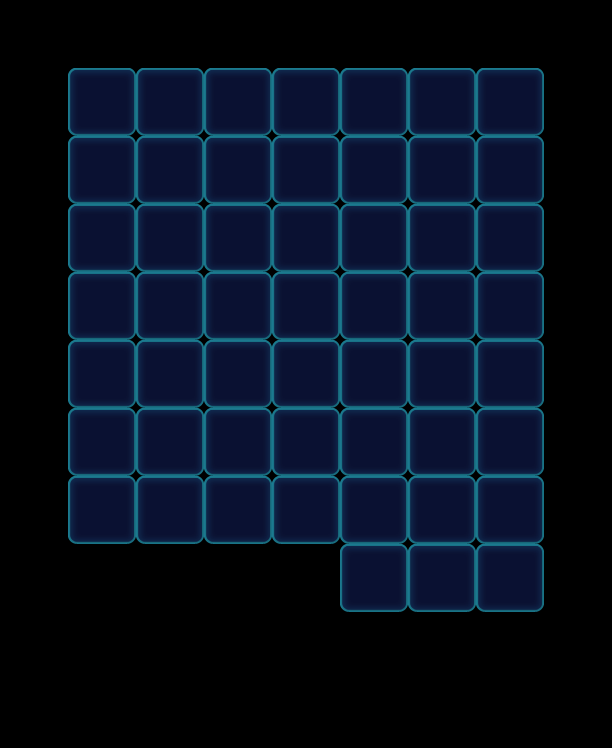

The image is a tile-based game level rendered from a .tmx file. Its description and source (layers, tilesets, objects; grid data summarised) follow:
An orthogonal 9x11 tile map with 68x68 px tiles, 1 tile layer (Valid), 2 tilesets and 31 objects (20x Ice, 7x Factory_Normal, 4x Boss).

<map version="1.0" orientation="orthogonal" width="9" height="11" tilewidth="68" tileheight="68">
 <tileset firstgid="1" name="game_grid1" tilewidth="68" tileheight="68">
  <image source="game_grid1.png" width="68" height="68" />
 </tileset>
 <tileset firstgid="2" name="map" tilewidth="68" tileheight="68">
  <image source="map.png" width="1024" height="1024" />
 </tileset>
 <layer name="Valid" width="9" height="11">
  <data>[99 cells, 52 non-empty, 1 distinct tile ids]</data>
 </layer>
 <objectgroup name="BottomObj" width="9" height="11" />
 <objectgroup name="MiddleObj" width="9" height="11" />
 <objectgroup color="#000000" name="TopObj" width="9" height="11">
  <object name="10" type="Ice" x="204" y="340" width="68" height="68">
   <properties>
    <property name="Layers" value="3" />
   </properties>
  </object>
  <object name="10" type="Ice" x="136" y="340" width="68" height="68">
   <properties>
    <property name="Layers" value="3" />
   </properties>
  </object>
  <object name="10" type="Ice" x="68" y="340" width="68" height="68">
   <properties>
    <property name="Layers" value="3" />
   </properties>
  </object>
  <object name="10" type="Ice" x="272" y="340" width="68" height="68">
   <properties>
    <property name="Layers" value="3" />
   </properties>
  </object>
  <object name="10" type="Ice" x="340" y="340" width="68" height="68">
   <properties>
    <property name="Layers" value="3" />
   </properties>
  </object>
  <object name="10" type="Ice" x="408" y="340" width="68" height="68">
   <properties>
    <property name="Layers" value="3" />
   </properties>
  </object>
  <object name="10" type="Ice" x="476" y="340" width="68" height="68">
   <properties>
    <property name="Layers" value="3" />
   </properties>
  </object>
  <object name="10" type="Factory_Normal" x="68" y="0" width="68" height="68">
   <properties>
    <property name="FactoryColorsConfig" value="Blue,Green,Yellow,Purple,Pink" />
   </properties>
  </object>
  <object name="10" type="Boss" x="340" y="476" width="68" height="68">
   <properties>
    <property name="BossName" value="Color1" />
    <property name="BossType" value="ColorBoss" />
    <property name="BossTypeConfig" value="Blue,Green,Yellow,Purple,Pink" />
   </properties>
  </object>
  <object name="10" type="Ice" x="204" y="408" width="68" height="68">
   <properties>
    <property name="Layers" value="3" />
   </properties>
  </object>
  <object name="10" type="Ice" x="340" y="408" width="68" height="68">
   <properties>
    <property name="Layers" value="3" />
   </properties>
  </object>
  <object name="10" type="Ice" x="136" y="408" width="68" height="68">
   <properties>
    <property name="Layers" value="3" />
   </properties>
  </object>
  <object name="10" type="Ice" x="408" y="408" width="68" height="68">
   <properties>
    <property name="Layers" value="3" />
   </properties>
  </object>
  <object name="10" type="Ice" x="476" y="408" width="68" height="68">
   <properties>
    <property name="Layers" value="3" />
   </properties>
  </object>
  <object name="10" type="Ice" x="68" y="408" width="68" height="68">
   <properties>
    <property name="Layers" value="3" />
   </properties>
  </object>
  <object name="10" type="Ice" x="272" y="408" width="68" height="68">
   <properties>
    <property name="Layers" value="3" />
   </properties>
  </object>
  <object name="10" type="Ice" x="272" y="476" width="68" height="68">
   <properties>
    <property name="Layers" value="3" />
   </properties>
  </object>
  <object name="10" type="Ice" x="204" y="476" width="68" height="68">
   <properties>
    <property name="Layers" value="3" />
   </properties>
  </object>
  <object name="10" type="Ice" x="68" y="476" width="68" height="68">
   <properties>
    <property name="Layers" value="3" />
   </properties>
  </object>
  <object name="10" type="Ice" x="136" y="476" width="68" height="68">
   <properties>
    <property name="Layers" value="3" />
   </properties>
  </object>
  <object name="10" type="Ice" x="476" y="544" width="68" height="68">
   <properties>
    <property name="Layers" value="3" />
   </properties>
  </object>
  <object name="10" type="Ice" x="476" y="476" width="68" height="68">
   <properties>
    <property name="Layers" value="3" />
   </properties>
  </object>
  <object name="10" type="Factory_Normal" x="136" y="0" width="68" height="68">
   <properties>
    <property name="FactoryColorsConfig" value="Blue,Green,Yellow,Purple,Pink" />
   </properties>
  </object>
  <object name="10" type="Factory_Normal" x="204" y="0" width="68" height="68">
   <properties>
    <property name="FactoryColorsConfig" value="Blue,Green,Yellow,Purple,Pink" />
   </properties>
  </object>
  <object name="10" type="Factory_Normal" x="272" y="0" width="68" height="68">
   <properties>
    <property name="FactoryColorsConfig" value="Blue,Green,Yellow,Purple,Pink" />
   </properties>
  </object>
  <object name="10" type="Factory_Normal" x="340" y="0" width="68" height="68">
   <properties>
    <property name="FactoryColorsConfig" value="Blue,Green,Yellow,Purple,Pink" />
   </properties>
  </object>
  <object name="10" type="Factory_Normal" x="408" y="0" width="68" height="68">
   <properties>
    <property name="FactoryColorsConfig" value="Blue,Green,Yellow,Purple,Pink" />
   </properties>
  </object>
  <object name="10" type="Factory_Normal" x="476" y="0" width="68" height="68">
   <properties>
    <property name="FactoryColorsConfig" value="Blue,Green,Yellow,Purple,Pink" />
   </properties>
  </object>
  <object name="10" type="Boss" x="408" y="476" width="68" height="68">
   <properties>
    <property name="BossName" value="Color1" />
    <property name="BossType" value="ColorBoss" />
    <property name="BossTypeConfig" value="Blue,Green,Yellow,Purple,Pink" />
   </properties>
  </object>
  <object name="10" type="Boss" x="340" y="544" width="68" height="68">
   <properties>
    <property name="BossName" value="Color1" />
    <property name="BossType" value="ColorBoss" />
    <property name="BossTypeConfig" value="Blue,Green,Yellow,Purple,Pink" />
   </properties>
  </object>
  <object name="10" type="Boss" x="408" y="544" width="68" height="68">
   <properties>
    <property name="BossName" value="Color1" />
    <property name="BossType" value="ColorBoss" />
    <property name="BossTypeConfig" value="Blue,Green,Yellow,Purple,Pink" />
   </properties>
  </object>
 </objectgroup>
</map>
